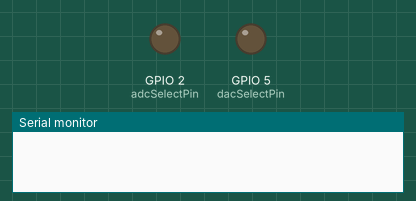
Simulated run of this program. Board: ESP32. On the bench: output pins drawn as LEDs (lit = HIGH), the last lines printed to the serial monitor.

Above: at 0.0 s.
At 0.6 s:
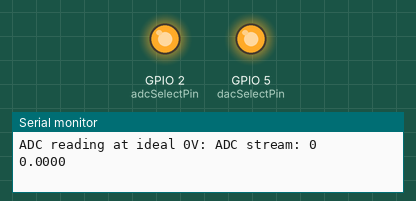
Timing chart, 0 to 2.1 s (numbered marks = the images above):
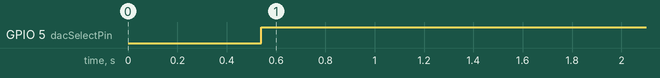

Measured:
- by itself, GPIO 5 (dacSelectPin): LOW → HIGH at 0.54 s

The program:

main.cpp
```cpp
//test for checking the offset and gain error of the ADC and/or the DAC
//connect one of the DAC channels to VMEAS, the ADC input

#include <Arduino.h>
#include <SPI.h>

//uninitalised pointers to SPI objects
SPIClass * vspi = NULL;

static const unsigned long spiClk = 4000000;

const int dacSelectPin = 5;
const int adcSelectPin = 2;

void setupDac();
void writeDac(unsigned int chan, unsigned int val);
float readAdc();

void setup() {
  vspi = new SPIClass(VSPI);
  vspi->begin();

  Serial.begin(115200); //begin serial comms
  delay(500); //wait a bit (100 ms)

  pinMode(dacSelectPin, OUTPUT);
  pinMode(adcSelectPin, OUTPUT);
  digitalWrite(dacSelectPin, HIGH);
  digitalWrite(adcSelectPin, HIGH);

  setupDac();
}

void loop() {
  for (int dac = 0; dac < 8; dac++) {
    writeDac(dac, 0);
  }

  delay(10);

  Serial.print("ADC reading at ideal 0V: ");
  Serial.println(readAdc()/4096.0*2.0, 4);

  delay(2000);
  for (int dac = 0; dac < 8; dac++) {
    writeDac(dac, 4095);
  }
  delay(10);
  Serial.print("ADC reading at ideal 2V: ");
  Serial.println(readAdc()/4096.0*2.0, 4);
  delay(2000);

}

//Note: The DAC (AD5328) operates in SPI Mode 1 (data is sampled on the falling edge of the clock)
void setupDac() {
  vspi->beginTransaction(SPISettings(spiClk, MSBFIRST, SPI_MODE1));
  digitalWrite(dacSelectPin, LOW);
  vspi->transfer16(0b1 << 15);   //set up DAC with gain of 1, unbuffered on all channels
  digitalWrite(dacSelectPin, HIGH);
  vspi->endTransaction();


  vspi->beginTransaction(SPISettings(spiClk, MSBFIRST, SPI_MODE1));
  digitalWrite(dacSelectPin, LOW);
  vspi->transfer16(0b1010000000000000);   //set up DAC with with LDAC low, DAC registers update continuously
  digitalWrite(dacSelectPin, HIGH);
  vspi->endTransaction();

}

//Note: The DAC (AD5328) operates in SPI Mode 1 (data is sampled on the falling edge of the clock)
void writeDac(unsigned int chan, unsigned int val) {
  vspi->beginTransaction(SPISettings(spiClk, MSBFIRST, SPI_MODE1));
  digitalWrite(dacSelectPin, LOW);
  vspi->transfer16(((0b111 & chan) << 12) + val);   //bits 14 through 12 for channel select, lower 12 bits for DAC data
  digitalWrite(dacSelectPin, HIGH);
  vspi->endTransaction();
}

//Note: The ADC (AD7274) operates in SPI Mode 0 (data is sampled on the rising edge of the clock)
float readAdc() {
  word adc_stream;
  vspi->beginTransaction(SPISettings(spiClk, MSBFIRST, SPI_MODE0));
  digitalWrite(adcSelectPin, LOW);
  adc_stream = vspi->transfer16(0);   //read ADC data
  digitalWrite(adcSelectPin, HIGH);
  vspi->endTransaction();
  Serial.print("ADC stream: ");
  Serial.println(adc_stream, BIN);
  return (~(0b11 << 14) & adc_stream) >> 2;   //ignore the first two bits and the last two bits of the adc data
}
```
